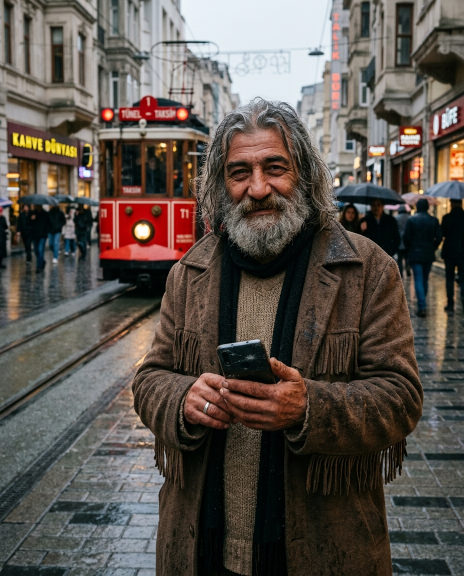
#> input picture assets/ig/karakter.jpg, 928 x 1152 px (shown at 1/2 size)
$ python -i balon.py   (imports and definitions only)
#> lines starting #> are read from the running program, lines starting #| are printed output that depends on the picture
#> further down, picture is the input picture: PIL image 928x1152 RGB; mean R, G, B 91.7, 83.9, 77.5
"""Sanal Dilenci — görsel hazırlama + otomatik konuşma balonu.

  python balon.py hazirla <girdi> <cikti>
      Kenarlardaki beyaz/siyah şeritleri kırpar, 1080x1350 (4:5) JPEG yapar.

  python balon.py balon <girdi> <cikti> "<metin>" --kafa X,Y
      Hazırlanmış (1080x1350) görsele üstte balon ekler; kuyruk X,Y'ye
      (karakterin başının tepesi) uzanır. Punto, balon başı kapatmasın diye
      otomatik küçültülür.
"""
import argparse
import os
from PIL import Image, ImageDraw, ImageFont

W, H = 1080, 1350
FONT = os.path.join(os.path.dirname(os.path.abspath(__file__)), "Anton-Regular.ttf")
PAD_X, PAD_Y, BORDER, MARGIN = 60, 44, 7, 24


def trim_bars(img: Image.Image) -> Image.Image:
    """Kenarlardaki düz beyaz/siyah şeritleri kırpar (üretici bazen ekliyor)."""
    g = img.convert("L")
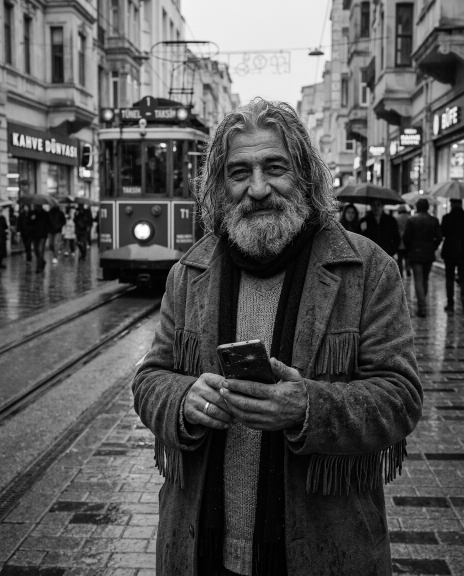
#> g: PIL image 928x1152 L (shown at 1/2 size); min 0, max 255, mean 85.5
    w, h = g.size
#> w = 928; h = 1152
    step = max(1, w // 60)
#> step = 15

    def flat_row(y):
        vals = [g.getpixel((x, y)) for x in range(0, w, step)]
#> vals = 62 items
        return max(vals) - min(vals) < 12 and (min(vals) > 235 or max(vals) < 20)

    def flat_col(x):
        vals = [g.getpixel((x, y)) for y in range(0, h, max(1, h // 60))]
        return max(vals) - min(vals) < 12 and (min(vals) > 235 or max(vals) < 20)

    top = 0
    while top < h // 3 and flat_row(top):
        top += 1
#> after the loop, top = 0
    bot = h - 1
#> bot = 1151
    while bot > h * 2 // 3 and flat_row(bot):
        bot -= 1
#> this loop made 0 passes
#> after the loop, bot = 1151
    left = 0
#> left = 0
    while left < w // 3 and flat_col(left):
#> in flat_col, `vals = [g.getpixel((x, y)) for y in range(0, h, max(1, h // 60))]`: vals = 61 items
        left += 1
#> after the loop, left = 0
    right = w - 1
#> right = 927
    while right > w * 2 // 3 and flat_col(right):
        right -= 1
#> after the loop, right = 927
    return img.crop((left, top, right + 1, bot + 1))


# [104 lines left out: functions fit_cover, wrap, layout, add_bubble, main, not called in this run]


# [2 lines not run here, left out]

>>> from PIL import Image
>>> picture = Image.open('karakter.jpg')
>>> result = trim_bars(picture)
